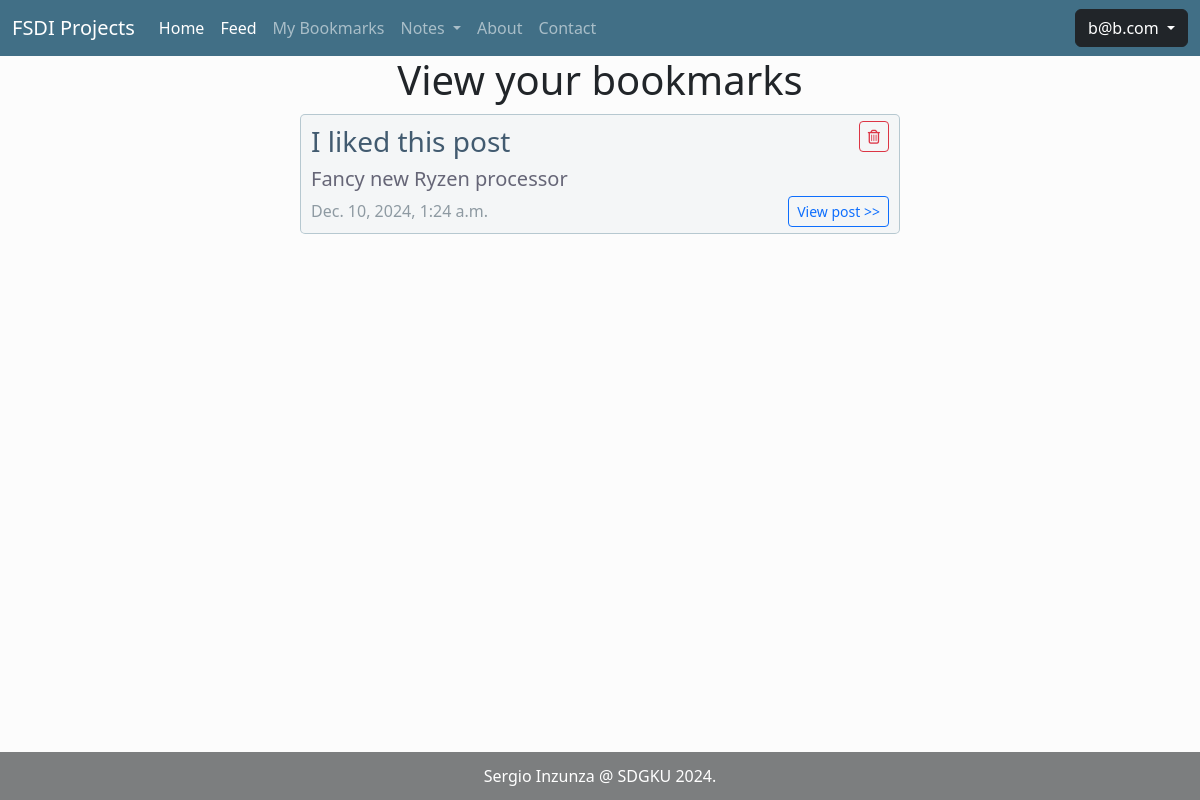
The app's page /posts/bookmarks/ (signed in) with its own data.
### posts/models.py (models this page shows, shortened)
class Bookmark(models.Model):
    user = models.ForeignKey(User, on_delete=models.CASCADE)
    post = models.ForeignKey(Post, on_delete=models.CASCADE)
    created_on = models.DateTimeField(auto_now_add=True)
    title = models.CharField(max_length=200, blank=True, null=True)

class Post(models.Model):
    content = models.TextField()
    image = models.ImageField(upload_to="posts/", blank=True, null=True)
    author = models.ForeignKey(User, on_delete=models.CASCADE)
    created_on = models.DateTimeField(auto_now_add=True)
    video = EmbedVideoField(blank=True, null=True)

### posts/views.py (the view)
# urls.py: path('bookmarks/', ListBookmarkView.as_view(), name="bookmarks"),
class ListBookmarkView(ListView):
    template_name = "posts/list_bookmark.html"
    model = Bookmark
    def get_queryset(self):
        return Bookmark.objects.filter(user=self.request.user)

### templates/posts/list_bookmark.html
{% extends 'base.html' %}
{% load static %}
{% block css %}
<link rel="stylesheet" href="{% static 'css/bookmark.css' %}">
{% endblock %}
{% block content %}
<div class="bookmarks">
    <h1>View your bookmarks</h1>
    {% for bookmark in bookmark_list %}
    <div class="bookmark">
        <h3>{{bookmark.title}}</h3>
        <h5>{{ bookmark.post.content }}</h5>
        <label>{{bookmark.created_on}}</label>
        <a class="btn-view btn btn-sm btn-outline-primary" href="{% url 'list_posts' %}#p-{{bookmark.post.id}}">
            View post >>
        </a>
        <a class="btn-remove btn btn-sm btn-outline-danger" href="{% url 'delete_bookmark' bookmark.id %}">
            <i class="fa-regular fa-trash-can"></i>
        </a>
    </div>
    {% endfor %}
</div>
{% endblock %}

### templates/navbar.html (shortened to what this page needs)
<nav class="navbar navbar-expand-lg " data-bs-theme="dark">
  <div class="container-fluid">
    <a class="navbar-brand" href="{% url 'root' %}">FSDI Projects</a>
    <div class="collapse navbar-collapse" id="navbarSupportedContent">
      <ul class="navbar-nav me-auto mb-2 mb-lg-0">
        <li class="nav-item">
          <a class="nav-link active" aria-current="page" href="{% url 'home' %}">Home</a>
        </li>
        <li class="nav-item">
          <a class="nav-link active" aria-current="page" href="{% url 'list_posts' %}">Feed</a>
        </li>
        <li class="nav-item">
          <a class="nav-link" aria-current="page" href="{% url 'bookmarks' %}">My Bookmarks</a>
        </li>
        <li class="nav-item dropdown">
          <a class="nav-link dropdown-toggle" href="#" role="button" data-bs-toggle="dropdown">
            Notes
          </a>
        </li>
        <li class="nav-item">
          <a class="nav-link" href="{% url 'about' %}">About</a>
        </li>
        <li class="nav-item">
          <a class="nav-link" href="{% url 'contact' %}">Contact</a>
        </li>
      </ul>
      <div class="d-flex" role="search">
        {% if user.is_authenticated %}
          <div class="dropdown nav-dropdown">
            <button class="btn btn-dark dropdown-toggle" type="button" data-bs-toggle="dropdown" aria-expanded="false">
              {{ user.username }}
            </button>
          </div>
        {% else %}
          <a  class="btn btn-outline-light" href="{% url 'login' %}">Login</a>
        {% endif %}
      </div>
    </div>
  </div>
</nav>

### static/css/base.css (style rules this page uses)
html, body { padding: 0; margin: 0; min-height: 100vh; }
body { background-color: #fcfcfc; }
nav { background-color: #416f86; }

### static/css/bookmark.css (style rules this page uses)
.bookmarks h1 { text-align: center; }
.bookmarks .bookmark { border: 1px solid #406f8657; border-radius: 5px; padding: 10px; max-width: 600px; margin: 10px auto 10px auto; background-color: #406f860a; position: relative; }
.bookmarks .bookmark h3 { color: #425b70; }
.bookmarks .bookmark h5 { color: #667; }
.bookmarks .bookmark label { color: rgb(142, 154, 162); }
.bookmarks .btn-view { position: absolute; right: 10px; bottom: 6px; }
.bookmarks .btn-remove { position: absolute; right: 10px; top: 6px; }

### records on screen
Bookmark: title "I liked this post", post.content "Fancy new Ryzen processor", created_on "Dec. 10, 2024, 1:24 a.m."

### other values on screen
{{ user.username }} "b@b.com"
